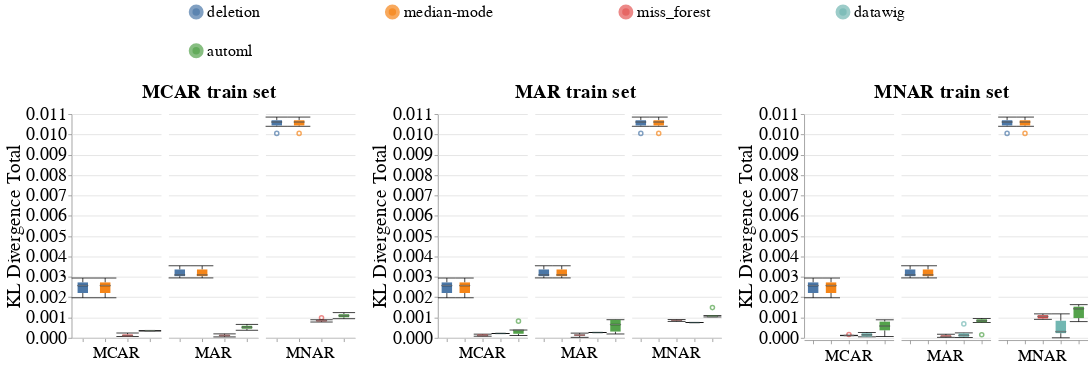

The code cell stored with this chart in its notebook:
### Code cell
# Categorical
create_box_plots_for_diff_imputers(dataset_name=DATASET_NAME,
                                   column_name='education',
                                   metric_name='kl_divergence_total',
                                   db_client=db_client,
                                   without_dummy=True)
